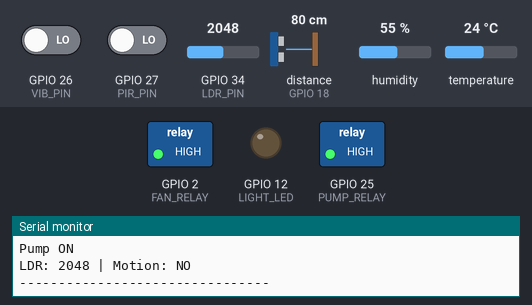
Simulated run of this sketch. Board: ESP32. Parts: switched loads named in the sketch (green lamp = pin HIGH), output pins drawn as LEDs (lit = HIGH), the last lines printed to the serial monitor. Wiring (inferred from the names in the program): ultrasonic range finder: trigger GPIO 5; echo GPIO 18. The test bench sets the inputs (shaded band); at power-on: distance to the obstacle (sensor on GPIO 18) 80 cm, GPIO 27 (PIR_PIN) LOW, temperature 24 °C, GPIO 34 (LDR_PIN) = 2048, GPIO 26 (VIB_PIN) LOW, humidity 55 %. The echo pulse lasts 58.3 µs per cm; WiFi joins after 1.5 s; servers stay silent unless stated; pins used as bus, display or sensor lines are not drawn.

Above: at 2.7 s.
2.8 s: distance to the obstacle (sensor on GPIO 18) set to 28 cm
5.5 s: distance to the obstacle (sensor on GPIO 18) set to 24 cm
At 6.7 s:
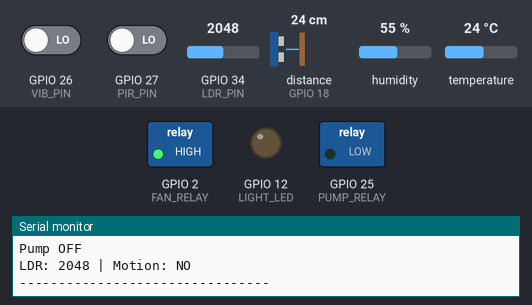
8.2 s: GPIO 27 (PIR_PIN) driven HIGH
11.1 s: temperature set to 20 °C
At 12.0 s:
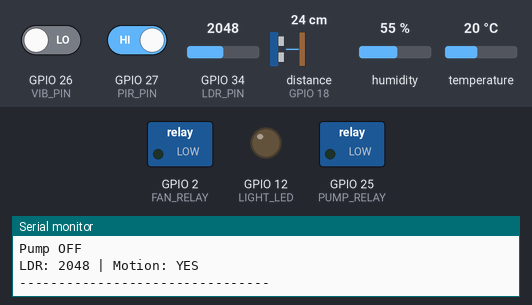
13.8 s: GPIO 34 (LDR_PIN) set to 1968
At 16.9 s:
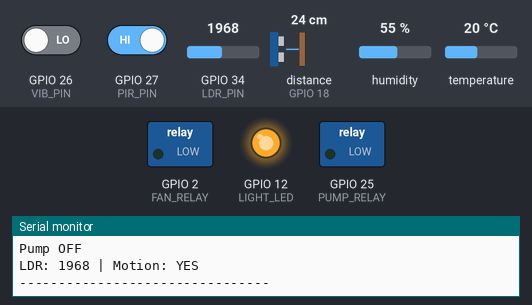
17.2 s: temperature set to 28 °C
At 18.4 s:
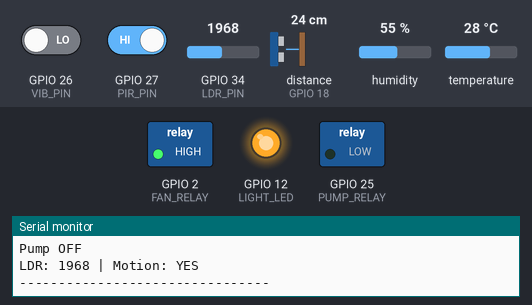
Timing chart, 0 to 20.2 s (numbered marks = the images above; inputs shaded):
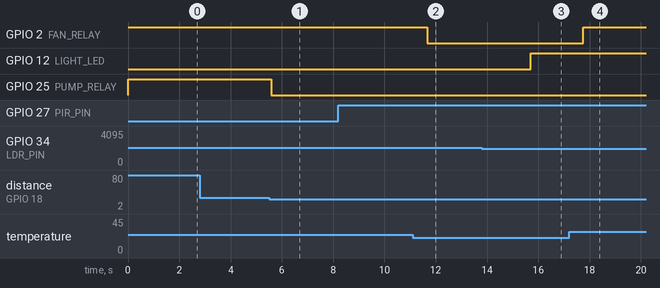

Measured:
- the behaviour switches between 27 and 26 cm on distance to the obstacle (sensor on GPIO 18) (found by bisection; images 0 and 1)
- the behaviour switches between 22 and 21 °C on temperature (found by bisection; images 1 and 2)
- the behaviour switches between 2000 and 1999 on GPIO 34 (LDR_PIN) (found by bisection; images 2 and 3)
- after the input at 5.5 s, GPIO 25 (PUMP_RELAY): HIGH → LOW after 0.09 s
- after the input at 11.1 s, GPIO 2 (FAN_RELAY): HIGH → LOW after 0.57 s
- after the input at 13.8 s, GPIO 12 (LIGHT_LED): LOW → HIGH after 1.9 s
- after the input at 17.2 s, GPIO 2 (FAN_RELAY): LOW → HIGH after 0.55 s

The sketch:

smart_home_automation_system.ino
```cpp
#include <DHT.h>
#include <WiFi.h>
#include <WiFiClientSecure.h>

// use your blynk libraray and blynk auth token in the code as needed
#define LDR_PIN 34
#define PIR_PIN 27
#define LIGHT_LED 12

#define DHTPIN 4
#define DHTTYPE DHT11

#define FAN_RELAY 2
#define PUMP_RELAY 25

#define TRIG_PIN 5
#define ECHO_PIN 18

#define VIB_PIN 26

#define LDR_THRESHOLD 2000
#define MOTION_TIMEOUT 10000

const int MIN_LEVEL = 10;
const int MAX_LEVEL = 25;

const char* ssid = "Your WiFi_SSID";
const char* password = "Your WiFi_Password";

String botToken = "Your Telegram_Bot_Token";
String chatID = "Your Telegram_Chat_ID";

WiFiClientSecure client;

unsigned long lastMotionTime = 0;
bool motionActive = false;
unsigned long lastVibrationTime = 0;

DHT dht(DHTPIN, DHTTYPE);

void setup() {
  Serial.begin(115200);

  pinMode(LIGHT_LED, OUTPUT);
  pinMode(FAN_RELAY, OUTPUT);
  pinMode(PUMP_RELAY, OUTPUT);

  digitalWrite(FAN_RELAY, HIGH);
  digitalWrite(PUMP_RELAY, HIGH);

  pinMode(PIR_PIN, INPUT);
  pinMode(LDR_PIN, INPUT);
  pinMode(VIB_PIN, INPUT);

  pinMode(TRIG_PIN, OUTPUT);
  pinMode(ECHO_PIN, INPUT);

  dht.begin();

  WiFi.begin(ssid, password);
  Serial.print("Connecting to WiFi");
  while (WiFi.status() != WL_CONNECTED) {
    delay(500);
    Serial.print(".");
  }
  Serial.println("\nWiFi Connected");

  client.setInsecure();

  Serial.println("ESP32 SMART AUTOMATION SYSTEM STARTED");
}

void loop() {

  if (digitalRead(PIR_PIN) == HIGH) {
    lastMotionTime = millis();
    motionActive = true;
    Serial.println("Motion detected");
  }

  int ldrValue = analogRead(LDR_PIN);

  if (ldrValue < LDR_THRESHOLD && motionActive) {
    digitalWrite(LIGHT_LED, HIGH);
  } else {
    digitalWrite(LIGHT_LED, LOW);
  }

  if (motionActive && millis() - lastMotionTime > MOTION_TIMEOUT) {
    digitalWrite(LIGHT_LED, LOW);
    digitalWrite(FAN_RELAY, LOW);
    motionActive = false;
    Serial.println("No motion Light & Fan OFF");
  }

  float temperature = dht.readTemperature();

  if (!isnan(temperature)) {
    Serial.print("Temp: ");
    Serial.print(temperature);
    Serial.println(" C");

    if (temperature < 22 && motionActive) {
      digitalWrite(FAN_RELAY, LOW);
      Serial.println("Fan ON");
    } else if (motionActive) {
      digitalWrite(FAN_RELAY, HIGH);
      Serial.println("Fan OFF");
    }
  }

  digitalWrite(TRIG_PIN, LOW);
  delayMicroseconds(2);
  digitalWrite(TRIG_PIN, HIGH);
  delayMicroseconds(10);
  digitalWrite(TRIG_PIN, LOW);

  long duration = pulseIn(ECHO_PIN, HIGH, 30000);

  if (duration > 0) {
    int distance = duration * 0.034 / 2;

    Serial.print("Water Distance: ");
    Serial.print(distance);
    Serial.println(" cm");

    if (distance <= MAX_LEVEL) {
      digitalWrite(PUMP_RELAY, LOW);
      Serial.println("Pump OFF");
    } else if (distance >= MIN_LEVEL) {
      digitalWrite(PUMP_RELAY, HIGH);
      Serial.println("Pump ON");
    }
  }

  if (digitalRead(VIB_PIN) == HIGH && millis() - lastVibrationTime > 15000) {
    Serial.println("Vibration detected");
    sendTelegram("Vibration Detected!");
    lastVibrationTime = millis();
  }

  Serial.print("LDR: ");
  Serial.print(ldrValue);
  Serial.print(" | Motion: ");
  Serial.println(motionActive ? "YES" : "NO");
  Serial.println("--------------------------------");

  delay(2000);
}

void sendTelegram(String msg) {
  String url = "/bot" + botToken + "/sendMessage?chat_id=" + chatID + "&text=" + msg;

  if (!client.connect("api.telegram.org", 443)) {
    Serial.println("Telegram Connection Failed");
    return;
  }

  client.print(String("GET ") + url + " HTTP/1.1\r\n" +
               "Host: api.telegram.org\r\n" +
               "Connection: close\r\n\r\n");

  Serial.println("Telegram Sent");
}
```
